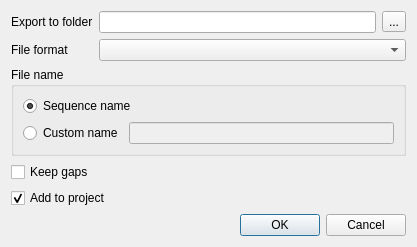
<?xml version="1.0" encoding="UTF-8"?>
<ui version="4.0">
 <class>U2::SaveSelectedSequenceFromMSADialog</class>
 <widget class="QDialog" name="U2::SaveSelectedSequenceFromMSADialog">
  <property name="geometry">
   <rect>
    <x>0</x>
    <y>0</y>
    <width>414</width>
    <height>243</height>
   </rect>
  </property>
  <property name="windowTitle">
   <string>Export Selected Sequence(s)</string>
  </property>
  <property name="modal">
   <bool>true</bool>
  </property>
  <layout class="QGridLayout" name="gridLayout_2">
   <item row="0" column="0">
    <layout class="QGridLayout" name="gridLayout">
     <item row="0" column="0">
      <widget class="QLabel" name="folderLabel">
       <property name="text">
        <string>Export to folder</string>
       </property>
      </widget>
     </item>
     <item row="0" column="1">
      <layout class="QHBoxLayout" name="horizontalLayout">
       <item>
        <widget class="QLineEdit" name="folderNameEdit"/>
       </item>
       <item>
        <widget class="QToolButton" name="folderButton">
         <property name="text">
          <string>...</string>
         </property>
        </widget>
       </item>
      </layout>
     </item>
     <item row="1" column="0">
      <widget class="QLabel" name="formatLabel">
       <property name="text">
        <string>File format</string>
       </property>
      </widget>
     </item>
     <item row="1" column="1">
      <widget class="QComboBox" name="formatCombo"/>
     </item>
     <item row="2" column="0" colspan="2">
      <widget class="QGroupBox" name="groupBox">
       <property name="title">
        <string>File name</string>
       </property>
       <layout class="QGridLayout" name="gridLayout_3">
        <item row="0" column="0" colspan="2">
         <widget class="QRadioButton" name="sequenceNameRB">
          <property name="text">
           <string>Sequence name</string>
          </property>
          <property name="checked">
           <bool>true</bool>
          </property>
         </widget>
        </item>
        <item row="0" column="2">
         <spacer name="horizontalSpacer">
          <property name="orientation">
           <enum>Qt::Horizontal</enum>
          </property>
          <property name="sizeHint" stdset="0">
           <size>
            <width>264</width>
            <height>20</height>
           </size>
          </property>
         </spacer>
        </item>
        <item row="1" column="0">
         <widget class="QRadioButton" name="customNameRB">
          <property name="text">
           <string>Custom name</string>
          </property>
         </widget>
        </item>
        <item row="1" column="1" colspan="2">
         <widget class="QLineEdit" name="customFileNameEdit">
          <property name="enabled">
           <bool>false</bool>
          </property>
         </widget>
        </item>
       </layout>
      </widget>
     </item>
    </layout>
   </item>
   <item row="1" column="0">
    <spacer name="verticalSpacer">
     <property name="orientation">
      <enum>Qt::Vertical</enum>
     </property>
     <property name="sizeHint" stdset="0">
      <size>
       <width>395</width>
       <height>0</height>
      </size>
     </property>
    </spacer>
   </item>
   <item row="2" column="0">
    <widget class="QCheckBox" name="keepGapsBox">
     <property name="text">
      <string>Keep gaps</string>
     </property>
     <property name="checked">
      <bool>false</bool>
     </property>
    </widget>
   </item>
   <item row="3" column="0">
    <widget class="QCheckBox" name="addToProjectBox">
     <property name="text">
      <string>Add to project</string>
     </property>
     <property name="checked">
      <bool>true</bool>
     </property>
    </widget>
   </item>
   <item row="4" column="0">
    <widget class="QDialogButtonBox" name="buttonBox">
     <property name="standardButtons">
      <set>QDialogButtonBox::Cancel|QDialogButtonBox::Ok</set>
     </property>
    </widget>
   </item>
  </layout>
 </widget>
 <resources/>
 <connections>
  <connection>
   <sender>buttonBox</sender>
   <signal>accepted()</signal>
   <receiver>U2::SaveSelectedSequenceFromMSADialog</receiver>
   <slot>accept()</slot>
   <hints>
    <hint type="sourcelabel">
     <x>207</x>
     <y>174</y>
    </hint>
    <hint type="destinationlabel">
     <x>207</x>
     <y>97</y>
    </hint>
   </hints>
  </connection>
  <connection>
   <sender>buttonBox</sender>
   <signal>rejected()</signal>
   <receiver>U2::SaveSelectedSequenceFromMSADialog</receiver>
   <slot>reject()</slot>
   <hints>
    <hint type="sourcelabel">
     <x>207</x>
     <y>174</y>
    </hint>
    <hint type="destinationlabel">
     <x>207</x>
     <y>97</y>
    </hint>
   </hints>
  </connection>
  <connection>
   <sender>customNameRB</sender>
   <signal>toggled(bool)</signal>
   <receiver>customFileNameEdit</receiver>
   <slot>setEnabled(bool)</slot>
   <hints>
    <hint type="sourcelabel">
     <x>64</x>
     <y>126</y>
    </hint>
    <hint type="destinationlabel">
     <x>253</x>
     <y>126</y>
    </hint>
   </hints>
  </connection>
 </connections>
</ui>
